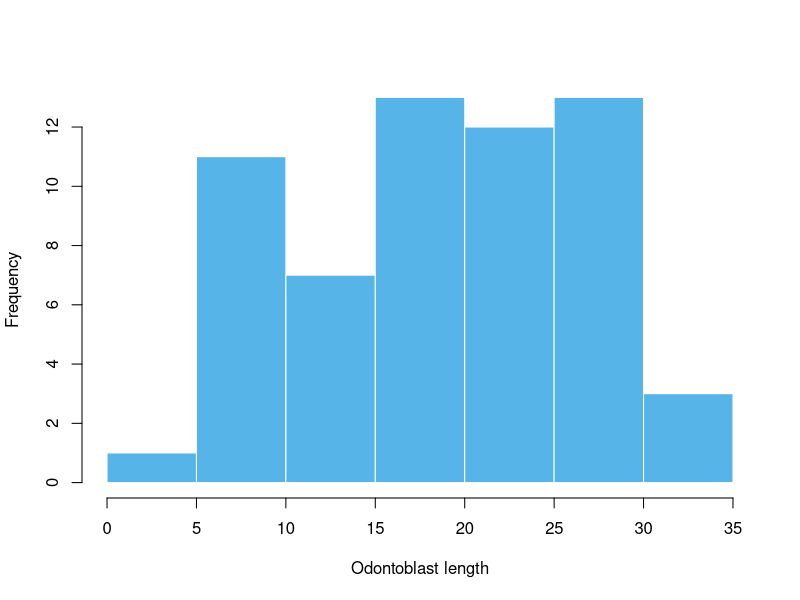
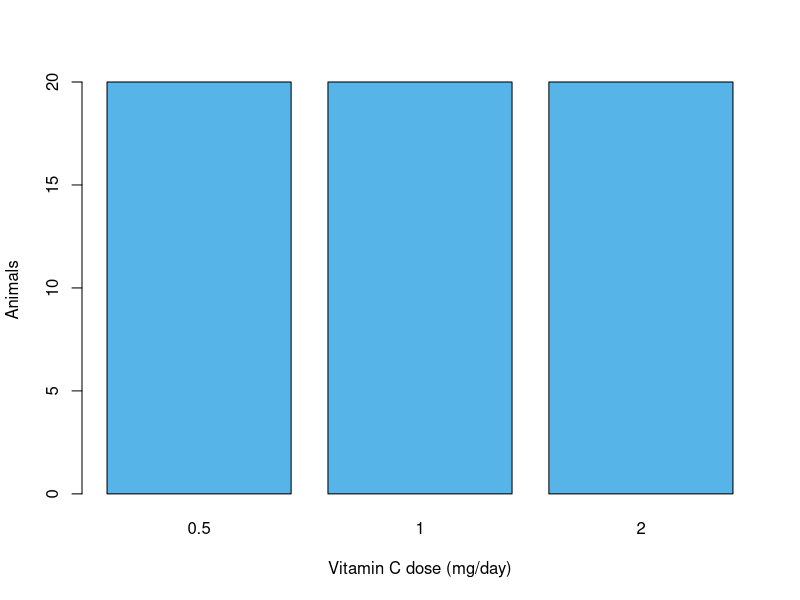
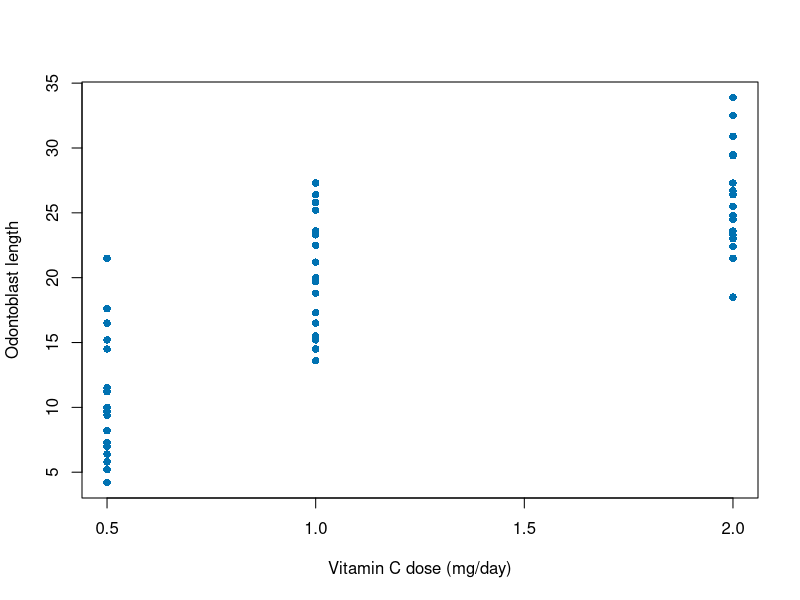
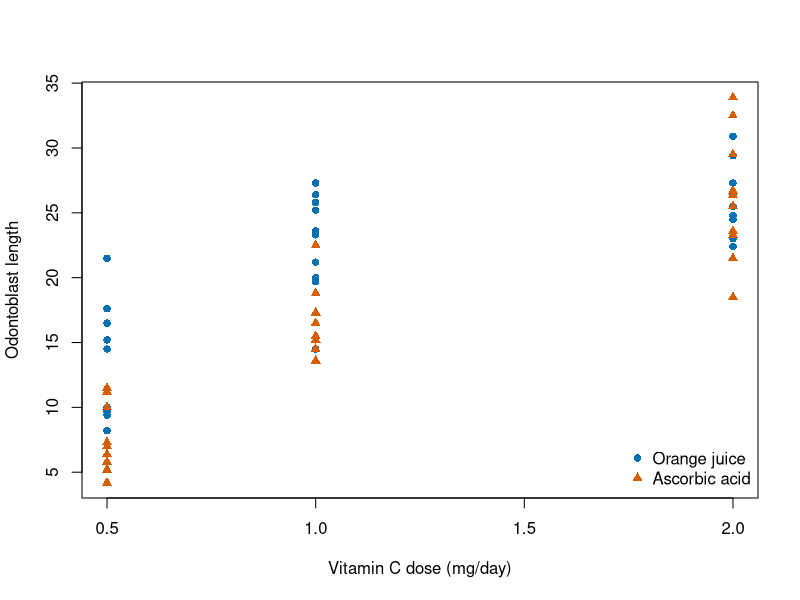
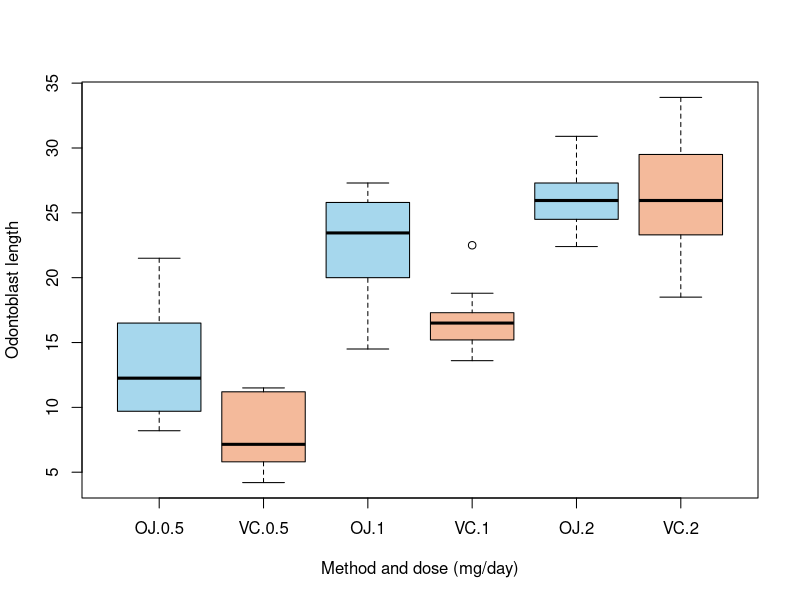
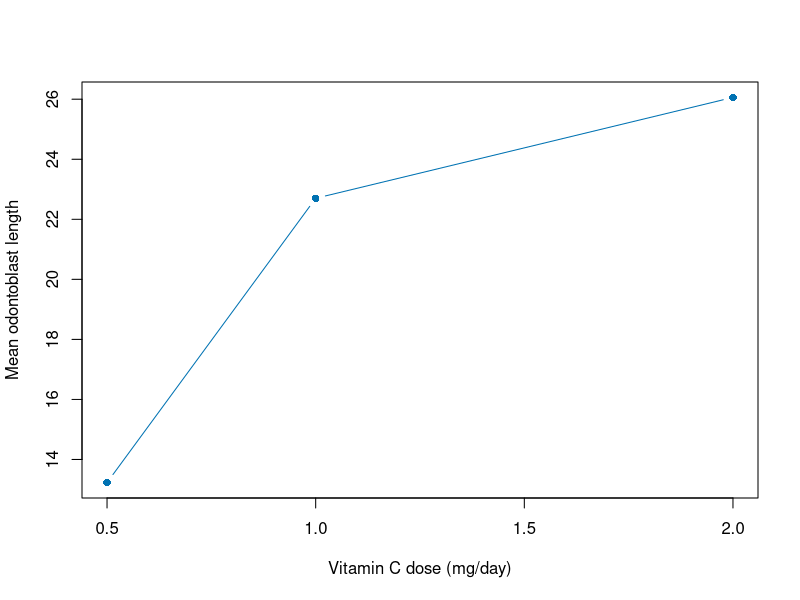
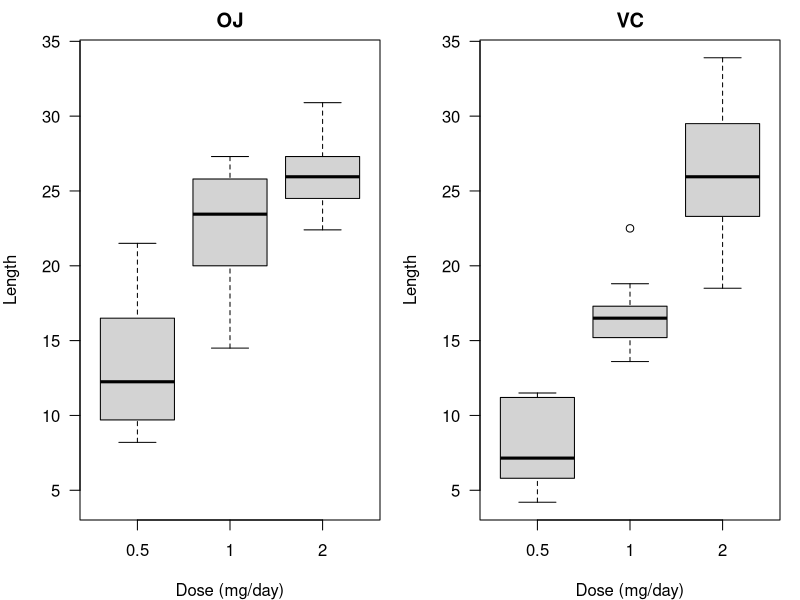
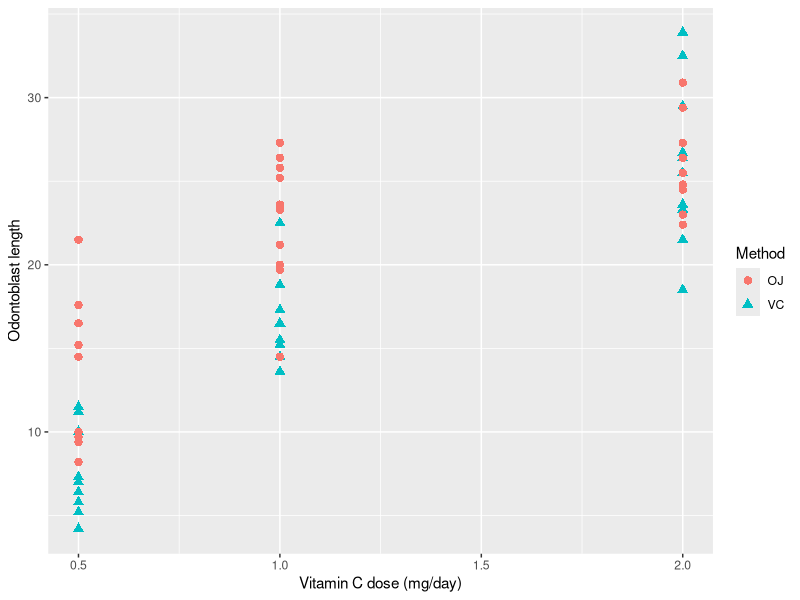

The R script that drew these images, in order:
## ---- chunk 1
#| label: base-histogram
#| fig-alt: "Histogram of odontoblast length in five-unit intervals."
growth <- ToothGrowth
hist(growth$len,
     breaks = seq(0, 35, by = 5),
     xlab = "Odontoblast length",
     main = "",
     col = "#56B4E9", border = "white")
## ---- chunk 2
#| label: base-bars
#| fig-alt: "Bar chart showing 20 animals at each of the three doses."
barplot(table(growth$dose),
        xlab = "Vitamin C dose (mg/day)",
        ylab = "Animals", col = "#56B4E9")
## ---- chunk 3
#| label: base-scatter
#| fig-alt: "Odontoblast lengths plotted at the three vitamin C doses."
plot(len ~ dose, data = growth,
     xlab = "Vitamin C dose (mg/day)",
     ylab = "Odontoblast length",
     pch = 16, col = "#0072B2")
## ---- chunk 4
#| label: base-overlay
#| fig-alt: "Dose response scatterplot distinguishing orange juice and ascorbic acid by color and shape."
plot(len ~ dose, data = growth, type = "n",
     xlab = "Vitamin C dose (mg/day)",
     ylab = "Odontoblast length")
with(subset(growth, supp == "OJ"),
     points(dose, len, pch = 16, col = "#0072B2"))
with(subset(growth, supp == "VC"),
     points(dose, len, pch = 17, col = "#D55E00"))
legend("bottomright",
       c("Orange juice", "Ascorbic acid"),
       pch = c(16, 17),
       col = c("#0072B2", "#D55E00"),
       bty = "n")
## ---- chunk 5
#| label: base-boxplot
#| fig-alt: "Six boxplots for orange juice and ascorbic acid at each dose."
boxplot(len ~ supp + dose, data = growth,
        xlab = "Method and dose (mg/day)",
        ylab = "Odontoblast length",
        col = c("#A6D7ED", "#F4BA9B"))
## ---- chunk 6
#| label: base-line
#| fig-alt: "Mean odontoblast length at three vitamin C doses for the orange juice group."
oj <- growth[growth$supp == "OJ", ]
oj_means <- aggregate(len ~ dose, data = oj,
                      FUN = mean)
plot(len ~ dose, data = oj_means, type = "b",
     xlab = "Vitamin C dose (mg/day)",
     ylab = "Mean odontoblast length",
     pch = 16, col = "#0072B2")
## ---- chunk 7
#| label: base-panels
#| fig-show: hold
#| fig-alt: "Side-by-side boxplots by dose for each delivery method, with identical vertical scales."
old <- par(no.readonly = TRUE)
par(mfrow = c(1, 2), mar = c(4, 4, 2, 1), las = 1)
for (method in c("OJ", "VC")) {
  group <- subset(growth, supp == method)
  boxplot(len ~ dose, data = group,
          main = method, ylim = range(growth$len),
          xlab = "Dose (mg/day)", ylab = "Length")
}
par(old)
## ---- chunk 8
#| message: false
library(ggplot2)
## ---- chunk 9
#| label: gg-scatter
#| fig-height: 4.15
#| fig-alt: "ggplot2 dose response scatterplot with delivery method mapped to color and shape."
p <- ggplot(growth,
            aes(x = dose, y = len)) +
  geom_point(aes(colour = supp,
                 shape = supp),
             size = 2.5) +
  labs(x = "Vitamin C dose (mg/day)",
       y = "Odontoblast length",
       colour = "Method", shape = "Method")
p
## ---- chunk 10
#| fig-height: 4.15
#| fig-alt: "Base R dose response scatterplot with colour and shape indicating delivery method."
## ---- chunk 11
#| label: group-data
#| include: true
profile <- ggplot(Indometh, aes(x = time, y = conc)) +
  labs(x = "Time since dose (hours)", y = "Plasma concentration (mcg/mL)")
## ---- chunk 12
#| label: group-unmapped
#| fig-height: 4.5
#| fig-alt: "A single zigzag line connects measurements across different subjects at the same sampling times."
profile + geom_line()
## ---- chunk 13
#| label: group-subject
#| fig-height: 4.5
#| fig-alt: "Six separate lines each follow one subject's plasma concentration over time."
profile + geom_line(aes(group = Subject))
## ---- chunk 14
#| label: geom-icons
#| echo: false
#| fig-width: 10
#| fig-height: 4.1
#| fig-alt: "Six small plots show the marks made by geom_point, geom_line, geom_bar, geom_histogram, geom_boxplot and geom_tile."
icon_theme <- theme_void(base_size = 18) +
  theme(plot.title = element_text(hjust = 0.5),
        plot.margin = margin(8, 18, 14, 18))

icons <- list(
  "geom_point()" = ggplot(growth, aes(dose, len)) +
    geom_point(colour = "#0072B2"),
  "geom_line()" = profile + geom_line(aes(group = Subject),
                                     colour = "#0072B2"),
  "geom_bar()" = ggplot(growth, aes(factor(dose))) +
    geom_bar(fill = "#0072B2", width = 0.72),
  "geom_histogram()" = ggplot(growth, aes(len)) +
    geom_histogram(binwidth = 5, fill = "#0072B2", colour = "white"),
  "geom_boxplot()" = ggplot(growth, aes(supp, len)) +
    geom_boxplot(fill = "#A6D7ED"),
  "geom_tile()" = ggplot(aggregate(len ~ supp + dose, growth, mean),
                         aes(supp, factor(dose), fill = len)) +
    geom_tile(colour = "white") + guides(fill = "none")
)

grid::grid.newpage()
grid::pushViewport(grid::viewport(layout = grid::grid.layout(2, 3)))
for (i in seq_along(icons)) {
  print(icons[[i]] + icon_theme + labs(title = names(icons)[i]),
        vp = grid::viewport(layout.pos.row = (i - 1) %/% 3 + 1,
                            layout.pos.col = (i - 1) %% 3 + 1))
}
grid::popViewport()
## ---- chunk 15
#| label: gg-hist
#| fig-height: 4.15
#| fig-alt: "Histogram of odontoblast length with five-unit bins in ggplot2."
ggplot(growth, aes(x = len)) +
  geom_histogram(binwidth = 5,
                 boundary = 0,
                 fill = "#56B4E9",
                 colour = "white") +
  labs(x = "Odontoblast length",
       y = "Animals")
## ---- chunk 16
#| fig-height: 4.15
#| fig-alt: "Base R histogram of odontoblast length with five-unit bins."
## ---- chunk 17
#| label: gg-bars
#| fig-height: 4.15
#| fig-alt: "Three bars show 20 animals at each tested vitamin C dose."
ggplot(growth, aes(x = factor(dose))) +
  geom_bar(fill = "#56B4E9") +
  labs(x = "Vitamin C dose (mg/day)",
       y = "Animals")
## ---- chunk 18
#| fig-height: 4.15
#| fig-alt: "Base R bar chart showing 20 animals at each tested vitamin C dose."
## ---- chunk 19
#| label: gg-box
#| fig-height: 4.15
#| fig-alt: "Grouped boxplots by dose and delivery method."
ggplot(growth, aes(x = factor(dose), y = len,
                   fill = supp)) +
  geom_boxplot() +
  labs(x = "Vitamin C dose (mg/day)",
       y = "Odontoblast length", fill = "Method")
## ---- chunk 20
#| fig-height: 4.15
#| fig-alt: "Base R boxplots for each dose and delivery method."
## ---- chunk 21
#| label: gg-heat
#| fig-alt: "Heatmap showing the mean odontoblast length for the six dose and method groups."
means <- aggregate(len ~ supp + dose,
                   data = growth, FUN = mean)
ggplot(means, aes(x = supp, y = factor(dose),
                  fill = len)) +
  geom_tile(colour = "white") +
  geom_label(aes(label = round(len, 1)), fill = "white") +
  labs(x = "Delivery method", y = "Dose (mg/day)",
       fill = "Mean length")
## ---- chunk 22
#| label: gg-facets
#| fig-width: 10
#| fig-height: 2.65
#| fig-alt: "Three panels compare orange juice and ascorbic acid at each vitamin C dose. All panels use the same y scale."
ggplot(growth, aes(x = supp, y = len)) +
  geom_boxplot(fill = "#A6D7ED") +
  facet_wrap(~ dose, nrow = 1, labeller = label_both) +
  labs(x = "Delivery method", y = "Odontoblast length")
## ---- chunk 23
#| label: compare-base-panels
#| fig-width: 10
#| fig-height: 2.55
#| fig-show: hold
#| fig-alt: "Base R boxplots compare the two delivery methods in three dose panels with the same y limits."
old <- par(no.readonly = TRUE)
par(mfrow = c(1, 3), mar = c(4.2, 4, 2, 1))
for (amount in sort(unique(growth$dose))) {
  boxplot(len ~ supp, data = subset(growth, dose == amount),
          main = paste(amount, "mg/day"), ylim = range(growth$len),
          xlab = "Delivery method", ylab = "Odontoblast length")
}
par(old)
## ---- chunk 24
#| label: gg-scales
#| fig-alt: "Scatterplot with ticks at the tested doses and a legend spelling out the delivery methods."
method_labels <- c("Orange juice",
                   "Ascorbic acid")
p_scaled <- p +
  scale_x_continuous(breaks = c(0.5, 1, 2)) +
  scale_colour_manual(
    values = c(OJ = "#0072B2", VC = "#D55E00"),
    labels = method_labels
  ) +
  scale_shape_discrete(labels = method_labels)
p_scaled
## ---- chunk 25
#| label: gg-themes
#| fig-alt: "Dose-response scatterplot with a classic theme and bottom legend."
p_final <- p_scaled +
  theme_classic(base_size = 14) +
  theme(legend.position = "bottom")
p_final
## ---- chunk 26
#| label: deaths-wide
#| echo: false
months <- seq(as.Date("1974-01-01"), by = "month",
              length.out = length(mdeaths))
wide <- data.frame(
  month = months,
  Male = as.numeric(mdeaths),
  Female = as.numeric(fdeaths)
)
knitr::kable(head(wide, 3))
## ---- chunk 27
#| label: deaths-long
#| echo: false
deaths <- data.frame(
  month = rep(months, times = 2),
  sex = rep(c("Male", "Female"),
            each = length(months)),
  count = c(as.numeric(mdeaths),
            as.numeric(fdeaths))
)
preview <- deaths[c(1:2, length(months) + (1:2)), ]
knitr::kable(preview, row.names = FALSE)
## ---- chunk 28
#| label: deaths-tidy
#| fig-alt: "Monthly death counts by sex in the UK from 1974 to 1979."
ggplot(deaths,
       aes(month, count, colour = sex)) +
  geom_line() +
  labs(x = "Month", y = "Deaths",
       colour = "Sex")
